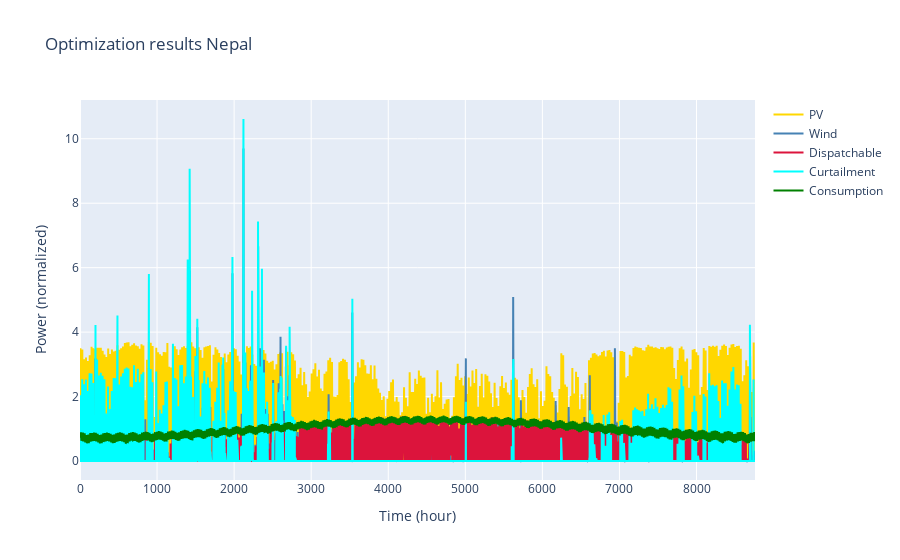

The notebook cell saved with this chart:
### Code cell
plot_ts_optim([optimized_pv, optimized_wind, optimized_dispatchable, optimized_p_curt,np.array(Load_ts) ], ['PV', 'Wind', 'Dispatchable', 'Curtailment', 'Consumption'], country_name, colors_dict = colors_dict, savefig=False)

### Figure 1 — Plotly figure (JSON) as saved in the notebook; plotly's stock layout.template omitted (floating-point values rounded to 4 significant figures; data arrays with more than 128 entries replaced by an {"elided": "..."} marker saying what was removed)
{"data": [{"marker": {"color": "gold"}, "mode": "lines", "name": "PV", "type": "scatter", "x": {"elided": "8760 int values"}, "y": {"elided": "8760 float values"}}, {"marker": {"color": "steelblue"}, "mode": "lines", "name": "Wind", "type": "scatter", "x": {"elided": "8760 int values"}, "y": {"elided": "8760 float values"}}, {"marker": {"color": "crimson"}, "mode": "lines", "name": "Dispatchable", "type": "scatter", "x": {"elided": "8760 int values"}, "y": {"elided": "8760 float values"}}, {"marker": {"color": "cyan"}, "mode": "lines", "name": "Curtailment", "type": "scatter", "x": {"elided": "8760 int values"}, "y": {"elided": "8760 float values"}}, {"marker": {"color": "green"}, "mode": "lines", "name": "Consumption", "type": "scatter", "x": {"elided": "8760 int values"}, "y": {"elided": "8760 float values"}}], "layout": {"title": {"text": "Optimization results Nepal"}, "xaxis": {"title": {"text": "Time (hour)"}}, "yaxis": {"title": {"text": "Power (normalized)"}}}}
